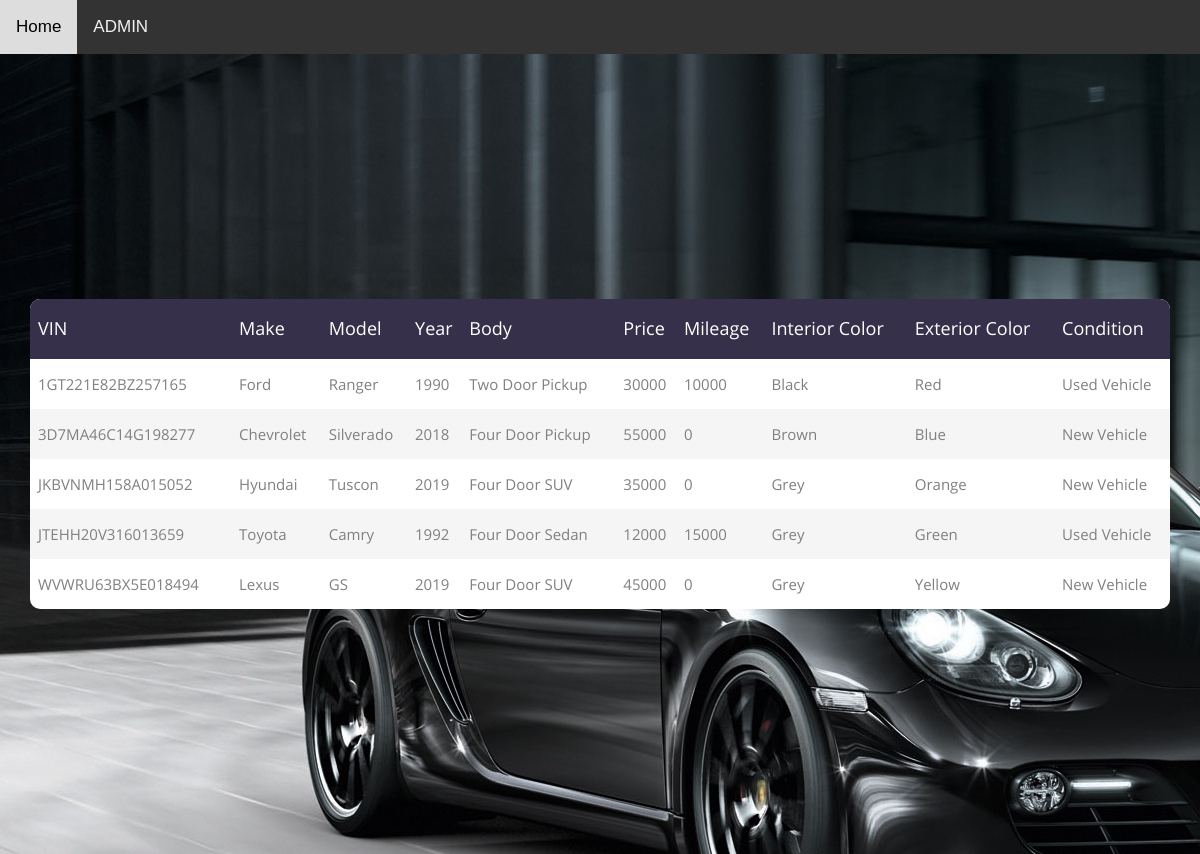
The page /inventory.php on the database its author committed.
### tables this page shows
CREATE TABLE `vehicles` (
  `vin` varchar(17) NOT NULL,
  `make` varchar(50) DEFAULT NULL,
  `model` varchar(50) DEFAULT NULL,
  `year` varchar(50) DEFAULT NULL,
  `body` varchar(50) DEFAULT NULL,
  `price` int(50) DEFAULT NULL,
  `mileage` int(50) DEFAULT NULL,
  `interior_color` varchar(50) DEFAULT NULL,
  `exterior_color` varchar(50) DEFAULT NULL,
  `used` varchar(50) DEFAULT NULL
);

### inventory.php (the view, shortened to what this page needs)
<!DOCTYPE html>
<html lang="en">
<head>
	<link rel="stylesheet" type="text/css" href="vendor/bootstrap/css/bootstrap.min.css">
	<link rel="stylesheet" type="text/css" href="fonts/font-awesome-4.7.0/css/font-awesome.min.css">
	<link rel="stylesheet" type="text/css" href="vendor/animate/animate.css">
	<link rel="stylesheet" type="text/css" href="vendor/select2/select2.min.css">
	<link rel="stylesheet" type="text/css" href="vendor/perfect-scrollbar/perfect-scrollbar.css">
	<link rel="stylesheet" type="text/css" href="css/util.css">
	<link rel="stylesheet" type="text/css" href="css/main.css">
</head>
<body>
<div class="topnav">
  <a class="HeroPage.html" href="HeroPage.html">Home</a>
  <a href="CarDataEntryView.html">ADMIN</a>
</div>
	<div class="limiter">
		<div class="container-table100">
			<div class="wrap-table100">
				<div class="table100">
					<table>
						<thead>
							<tr class="table100-head">
								<th>VIN</th>
								<th>Make</th>
								<th>Model</th>
								<th>Year</th>
								<th>Body</th>
								<th>Price</th>
								<th>Mileage</th>
								<th>Interior Color</th>
								<th>Exterior Color</th>
								<th>Condition</th>
							</tr>
						</thead>
						<?php
						$conn = mysqli_connect("localhost", "root","","cardb");
						$sql = "SELECT * FROM vehicles";
						$result = $conn-> query($sql);
						if ($result -> num_rows > 0)
						{
							while ($row = $result-> fetch_assoc())
							{
								echo "<tr><td>". $row["vin"]."</td><td>". $row["make"]."</td><td>". $row["model"]."</td><td>". $row["year"]."</td><td>". $row["body"]."</td><td>". $row["price"]."</td><td>". $row["mileage"]."</td><td>". $row["interior_color"]."</td><td>". $row["exterior_color"]."</td><td>". $row["used"]."</td></tr>";
							}
							echo "</table>";
						}
						else
						{
							echo "0 results";
						}
						?>
				</div>
			</div>
		</div>
	</div>
</body>
</html>

### css/main.css (style rules this page uses)
* { margin: 0px; padding: 0px; box-sizing: border-box; }
body, html { height: 100%; font-family: sans-serif; }
a { margin: 0px; transition: all 0.4s; -webkit-transition: all 0.4s; -o-transition: all 0.4s; -moz-transition: all 0.4s; }
.limiter { width: 100%; margin: 0 auto; }
.container-table100 { width: 100%; min-height: 100vh; background-image: url(car.jpg); display: -webkit-box; display: -webkit-flex; display: -moz-box; display: -ms-flexbox; display: flex; align-items: center; justify-content: center; flex-wrap: wrap; padding: 33px 30px; }
.wrap-table100 { width: 1170px; }
table { border-spacing: 1; border-collapse: collapse; background: white; border-radius: 10px; overflow: hidden; width: 100%; margin: 0 auto; position: relative; }
table * { position: relative; }
table td, table th { padding-left: 8px; }
table thead tr { height: 60px; background: #36304a; }
table tbody tr { height: 50px; }
table tbody tr:last-child { border: 0; }
table td, table th { text-align: left; }
.table100-head th { font-family: OpenSans-Regular; font-size: 18px; color: #fff; line-height: 1.2; font-weight: unset; }
tbody tr:nth-child(even) { background-color: #f5f5f5; }
tbody tr { font-family: OpenSans-Regular; font-size: 15px; color: #808080; line-height: 1.2; font-weight: unset; }

### inventory.php (style rules this page uses)
body { margin: 0; font-family: Arial, Helvetica, sans-serif; }
.topnav { overflow: hidden; background-color: #333; }
.topnav a { float: left; color: #f2f2f2; text-align: center; padding: 14px 16px; text-decoration: none; font-size: 17px; }

### rows shown on the page
vehicles: vin "1GT221E82BZ257165", make "Ford", model "Ranger", year "1990", body "Two Door Pickup", price "30000", mileage "10000", interior_color "Black", exterior_color "Red", used "Used Vehicle"
vehicles: vin "3D7MA46C14G198277", make "Chevrolet", model "Silverado", year "2018", body "Four Door Pickup", price "55000", mileage "0", interior_color "Brown", exterior_color "Blue", used "New Vehicle"
vehicles: vin "JKBVNMH158A015052", make "Hyundai", model "Tuscon", year "2019", body "Four Door SUV", price "35000", mileage "0", interior_color "Grey", exterior_color "Orange", used "New Vehicle"
vehicles: vin "JTEHH20V316013659", make "Toyota", model "Camry", year "1992", body "Four Door Sedan", price "12000", mileage "15000", interior_color "Grey", exterior_color "Green", used "Used Vehicle"
vehicles: vin "WVWRU63BX5E018494", make "Lexus", model "GS", year "2019", body "Four Door SUV", price "45000", mileage "0", interior_color "Grey", exterior_color "Yellow", used "New Vehicle"
